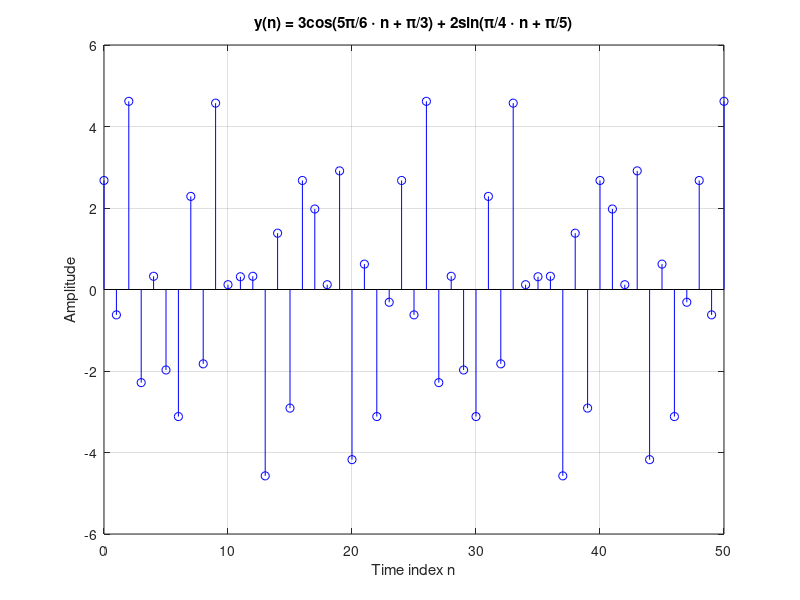

MATLAB code to generate this figure: (Note: this script raises an error after producing the figure.)
%Câu 3: Vẽ và xác định chu kì tuần hoàn: y(n)=3cos(5pi/6 * n + pi/3) + 2 sin(pi/4 * n + pi/5)
clf;
n = 0:50; 
y = 3*cos((5*pi/6)*n + pi/3) + 2*sin((pi/4)*n + pi/5);

figure;
stem(n, y, 'b');
grid on;
xlabel('Time index n');
ylabel('Amplitude');
title('y(n) = 3cos(5\pi/6 \cdot n + \pi/3) + 2sin(\pi/4 \cdot n + \pi/5)');

%T1=12
%T2=8
% Nên chu kì của tín hiệu là BCNN(12,8) = 24
T = 24;
hold on;
xline(T, '--r', 'T = 24');
hold off;
